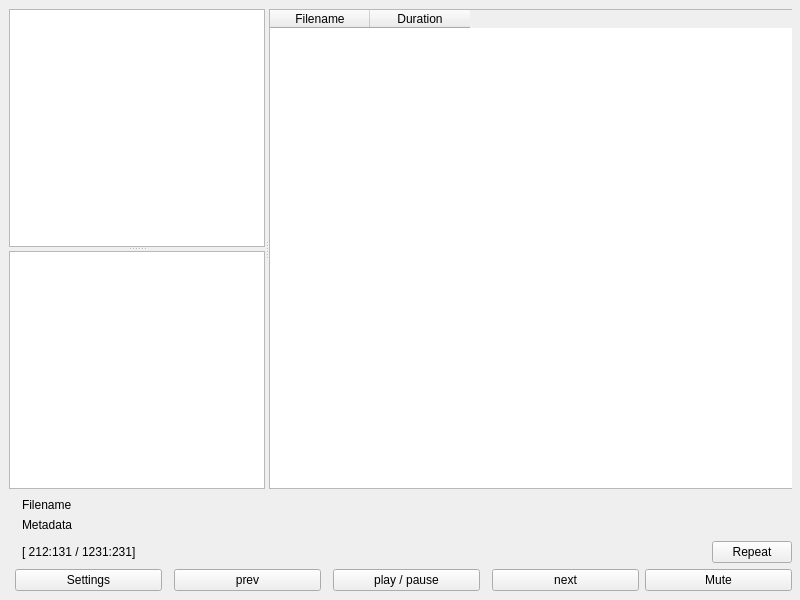
<?xml version="1.0" encoding="UTF-8"?>
<ui version="4.0">
 <class>MainWindow</class>
 <widget class="QMainWindow" name="MainWindow">
  <property name="geometry">
   <rect>
    <x>0</x>
    <y>0</y>
    <width>800</width>
    <height>600</height>
   </rect>
  </property>
  <property name="minimumSize">
   <size>
    <width>800</width>
    <height>600</height>
   </size>
  </property>
  <property name="windowTitle">
   <string>Directory Player</string>
  </property>
  <widget class="QWidget" name="centralwidget">
   <layout class="QGridLayout" name="gridLayout">
    <item row="2" column="8">
     <widget class="QPushButton" name="button_mute">
      <property name="sizePolicy">
       <sizepolicy hsizetype="Expanding" vsizetype="Fixed">
        <horstretch>0</horstretch>
        <verstretch>0</verstretch>
       </sizepolicy>
      </property>
      <property name="cursor">
       <cursorShape>OpenHandCursor</cursorShape>
      </property>
      <property name="text">
       <string>Mute</string>
      </property>
     </widget>
    </item>
    <item row="2" column="7">
     <widget class="QPushButton" name="button_next">
      <property name="sizePolicy">
       <sizepolicy hsizetype="Expanding" vsizetype="Fixed">
        <horstretch>0</horstretch>
        <verstretch>0</verstretch>
       </sizepolicy>
      </property>
      <property name="cursor">
       <cursorShape>OpenHandCursor</cursorShape>
      </property>
      <property name="text">
       <string>next</string>
      </property>
     </widget>
    </item>
    <item row="1" column="0" colspan="9">
     <layout class="QHBoxLayout" name="player_section" stretch="0,0">
      <property name="sizeConstraint">
       <enum>QLayout::SetFixedSize</enum>
      </property>
      <item>
       <widget class="QLabel" name="artwork">
        <property name="sizePolicy">
         <sizepolicy hsizetype="Fixed" vsizetype="Preferred">
          <horstretch>0</horstretch>
          <verstretch>0</verstretch>
         </sizepolicy>
        </property>
        <property name="maximumSize">
         <size>
          <width>208</width>
          <height>117</height>
         </size>
        </property>
        <property name="layoutDirection">
         <enum>Qt::LeftToRight</enum>
        </property>
        <property name="text">
         <string/>
        </property>
        <property name="textFormat">
         <enum>Qt::PlainText</enum>
        </property>
        <property name="pixmap">
         <pixmap resource="resources.qrc">:/artwork/test.jpg</pixmap>
        </property>
        <property name="scaledContents">
         <bool>true</bool>
        </property>
        <property name="alignment">
         <set>Qt::AlignCenter</set>
        </property>
        <property name="wordWrap">
         <bool>false</bool>
        </property>
        <property name="openExternalLinks">
         <bool>false</bool>
        </property>
       </widget>
      </item>
      <item>
       <layout class="QVBoxLayout" name="verticalLayout">
        <property name="sizeConstraint">
         <enum>QLayout::SetDefaultConstraint</enum>
        </property>
        <item>
         <layout class="QVBoxLayout" name="verticalLayout_2">
          <property name="spacing">
           <number>0</number>
          </property>
          <item>
           <widget class="QLabel" name="player_filename">
            <property name="sizePolicy">
             <sizepolicy hsizetype="MinimumExpanding" vsizetype="Preferred">
              <horstretch>0</horstretch>
              <verstretch>0</verstretch>
             </sizepolicy>
            </property>
            <property name="maximumSize">
             <size>
              <width>16777215</width>
              <height>50</height>
             </size>
            </property>
            <property name="text">
             <string>Filename</string>
            </property>
            <property name="alignment">
             <set>Qt::AlignLeading|Qt::AlignLeft|Qt::AlignVCenter</set>
            </property>
           </widget>
          </item>
          <item>
           <widget class="QLabel" name="player_metadata">
            <property name="sizePolicy">
             <sizepolicy hsizetype="MinimumExpanding" vsizetype="Preferred">
              <horstretch>0</horstretch>
              <verstretch>0</verstretch>
             </sizepolicy>
            </property>
            <property name="maximumSize">
             <size>
              <width>16777215</width>
              <height>50</height>
             </size>
            </property>
            <property name="text">
             <string>Metadata</string>
            </property>
            <property name="alignment">
             <set>Qt::AlignLeading|Qt::AlignLeft|Qt::AlignVCenter</set>
            </property>
           </widget>
          </item>
         </layout>
        </item>
        <item>
         <layout class="QHBoxLayout" name="horizontalLayout_2">
          <property name="spacing">
           <number>0</number>
          </property>
          <item>
           <widget class="QLabel" name="player_time">
            <property name="sizePolicy">
             <sizepolicy hsizetype="Expanding" vsizetype="Fixed">
              <horstretch>0</horstretch>
              <verstretch>0</verstretch>
             </sizepolicy>
            </property>
            <property name="text">
             <string>[ 212:131 / 1231:231]</string>
            </property>
            <property name="alignment">
             <set>Qt::AlignBottom|Qt::AlignLeading|Qt::AlignLeft</set>
            </property>
           </widget>
          </item>
          <item>
           <widget class="QWidget" name="player_empty_space" native="true">
            <property name="sizePolicy">
             <sizepolicy hsizetype="Expanding" vsizetype="Fixed">
              <horstretch>0</horstretch>
              <verstretch>0</verstretch>
             </sizepolicy>
            </property>
           </widget>
          </item>
          <item>
           <widget class="QPushButton" name="button_repeat">
            <property name="sizePolicy">
             <sizepolicy hsizetype="Fixed" vsizetype="Fixed">
              <horstretch>0</horstretch>
              <verstretch>0</verstretch>
             </sizepolicy>
            </property>
            <property name="cursor">
             <cursorShape>OpenHandCursor</cursorShape>
            </property>
            <property name="layoutDirection">
             <enum>Qt::LeftToRight</enum>
            </property>
            <property name="text">
             <string>Repeat</string>
            </property>
            <property name="autoDefault">
             <bool>false</bool>
            </property>
            <property name="default">
             <bool>false</bool>
            </property>
            <property name="flat">
             <bool>false</bool>
            </property>
           </widget>
          </item>
         </layout>
        </item>
       </layout>
      </item>
     </layout>
    </item>
    <item row="0" column="0" colspan="9">
     <widget class="QSplitter" name="files_section">
      <property name="sizePolicy">
       <sizepolicy hsizetype="Expanding" vsizetype="Preferred">
        <horstretch>0</horstretch>
        <verstretch>0</verstretch>
       </sizepolicy>
      </property>
      <property name="orientation">
       <enum>Qt::Horizontal</enum>
      </property>
      <widget class="QSplitter" name="splitter_1">
       <property name="sizePolicy">
        <sizepolicy hsizetype="Fixed" vsizetype="Expanding">
         <horstretch>0</horstretch>
         <verstretch>0</verstretch>
        </sizepolicy>
       </property>
       <property name="minimumSize">
        <size>
         <width>256</width>
         <height>346</height>
        </size>
       </property>
       <property name="orientation">
        <enum>Qt::Vertical</enum>
       </property>
       <widget class="QTreeView" name="folders"/>
       <widget class="QTreeView" name="favorites"/>
      </widget>
      <widget class="QTableWidget" name="files">
       <property name="sizePolicy">
        <sizepolicy hsizetype="Expanding" vsizetype="Expanding">
         <horstretch>0</horstretch>
         <verstretch>0</verstretch>
        </sizepolicy>
       </property>
       <property name="minimumSize">
        <size>
         <width>640</width>
         <height>480</height>
        </size>
       </property>
       <column>
        <property name="text">
         <string>Filename</string>
        </property>
       </column>
       <column>
        <property name="text">
         <string>Duration</string>
        </property>
       </column>
      </widget>
     </widget>
    </item>
    <item row="2" column="1">
     <widget class="QPushButton" name="button_settings">
      <property name="sizePolicy">
       <sizepolicy hsizetype="Expanding" vsizetype="Fixed">
        <horstretch>0</horstretch>
        <verstretch>0</verstretch>
       </sizepolicy>
      </property>
      <property name="cursor">
       <cursorShape>OpenHandCursor</cursorShape>
      </property>
      <property name="text">
       <string>Settings</string>
      </property>
     </widget>
    </item>
    <item row="2" column="3">
     <widget class="QPushButton" name="button_prev">
      <property name="sizePolicy">
       <sizepolicy hsizetype="Expanding" vsizetype="Fixed">
        <horstretch>0</horstretch>
        <verstretch>0</verstretch>
       </sizepolicy>
      </property>
      <property name="cursor">
       <cursorShape>OpenHandCursor</cursorShape>
      </property>
      <property name="text">
       <string>prev</string>
      </property>
     </widget>
    </item>
    <item row="2" column="5">
     <widget class="QPushButton" name="button_play">
      <property name="sizePolicy">
       <sizepolicy hsizetype="Expanding" vsizetype="Fixed">
        <horstretch>0</horstretch>
        <verstretch>0</verstretch>
       </sizepolicy>
      </property>
      <property name="cursor">
       <cursorShape>OpenHandCursor</cursorShape>
      </property>
      <property name="text">
       <string>play / pause</string>
      </property>
     </widget>
    </item>
   </layout>
  </widget>
 </widget>
 <resources>
  <include location="resources.qrc"/>
 </resources>
 <connections/>
</ui>
